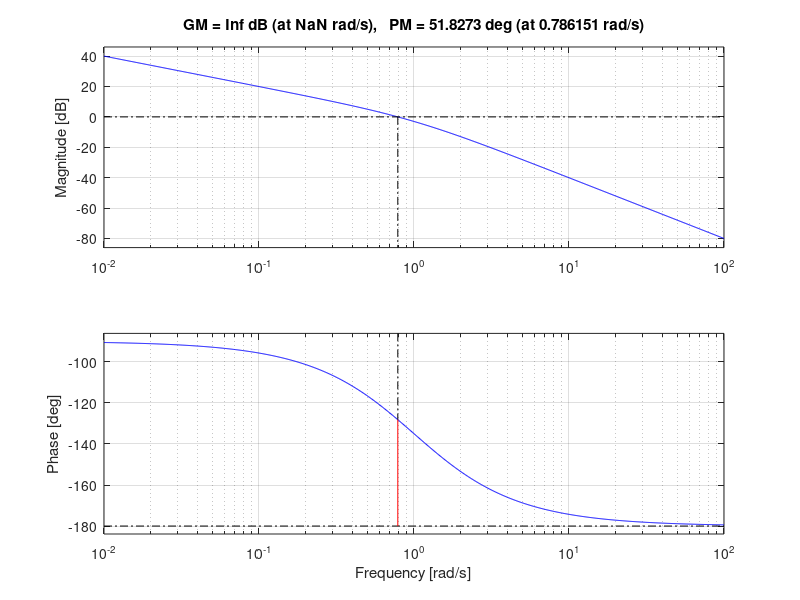

Write MATLAB code to recreate this figure. (Note: this script raises an error after producing the figure.)

clc; clear; close all;

s = tf('s');
P = 1/(s*(s+1));

%% 1. Uncompensated Bode plot
figure;
margin(P);
grid on;

% Calculate margins and crossover frequencies
[Gm, Pm, Wcg, Wcp] = margin(P);

fprintf('Problem 1: Uncompensated System\n');
fprintf('Gain crossover frequency: %.4f rad/s\n', Wcp);
fprintf('Phase margin: %.2f degrees\n', Pm);


%% Problem 3: Lead Compensator
C = (s+2)/(s+10);

% Find Kc such that PM = 50 degrees
f = @(Kc) phaseMargin(Kc*C*P) - 50;
Kc = fzero(f, [60, 80]);

L = Kc*C*P;

figure;
margin(L);
grid on;

[Gm, Pm, Wcg, Wcp] = margin(L);

fprintf('\nProblem 3: Lead Compensator\n');
fprintf('Kc = %.4f\n', Kc);
fprintf('Phase margin = %.2f degrees\n', Pm);
fprintf('Gain crossover = %.4f rad/s\n', Wcp);

function PM = phaseMargin(L)
    [~, PM, ~, ~] = margin(L);
end


%% Problem 6: Step Response Comparison
% Plant and proportional controller
P = 1/(s*(s+1));
C_P = 1;

% Lead-lag controller
C_lead = 68*(s+2)/(s+10);
ratio = 8; %ratio = z/p
z = 0.1;
p = z/ratio;
C_lag = (s+z)/(s+p);
C_LL = C_lead*C_lag;

% Closed-loop transfer functions
T_P = feedback(C_P*P, 1);
T_LL = feedback(C_LL*P, 1);

% Step responses
figure;
step(T_P, T_LL);
grid on;
legend('P Control', 'Lead-Lag Control');
title('Closed-Loop Step Response Comparison');
